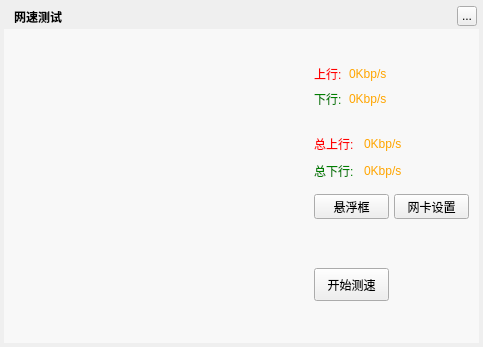
<?xml version="1.0" encoding="UTF-8"?>
<ui version="4.0">
 <class>MusicNetworkSpeedTestWidget</class>
 <widget class="QWidget" name="MusicNetworkSpeedTestWidget">
  <property name="geometry">
   <rect>
    <x>0</x>
    <y>0</y>
    <width>483</width>
    <height>347</height>
   </rect>
  </property>
  <property name="windowTitle">
   <string>网速测试</string>
  </property>
  <widget class="QLabel" name="background">
   <property name="geometry">
    <rect>
     <x>4</x>
     <y>4</y>
     <width>475</width>
     <height>339</height>
    </rect>
   </property>
   <property name="text">
    <string/>
   </property>
  </widget>
  <widget class="QLabel" name="topTitleName">
   <property name="geometry">
    <rect>
     <x>14</x>
     <y>4</y>
     <width>61</width>
     <height>25</height>
    </rect>
   </property>
   <property name="styleSheet">
    <string notr="true">color:&quot;#FFFFFF&quot;;font-weight:bold</string>
   </property>
   <property name="text">
    <string>网速测试</string>
   </property>
  </widget>
  <widget class="QToolButton" name="topTitleCloseButton">
   <property name="geometry">
    <rect>
     <x>457</x>
     <y>6</y>
     <width>20</width>
     <height>20</height>
    </rect>
   </property>
   <property name="text">
    <string>...</string>
   </property>
  </widget>
  <widget class="QLabel" name="loadingLabel">
   <property name="geometry">
    <rect>
     <x>41</x>
     <y>319</y>
     <width>220</width>
     <height>19</height>
    </rect>
   </property>
   <property name="text">
    <string/>
   </property>
  </widget>
  <widget class="QWidget" name="backgroundMask" native="true">
   <property name="geometry">
    <rect>
     <x>4</x>
     <y>29</y>
     <width>475</width>
     <height>314</height>
    </rect>
   </property>
   <property name="styleSheet">
    <string notr="true">background:rgba(255,255,255,150)</string>
   </property>
  </widget>
  <widget class="MusicSpeedMeterWidget" name="speedWidget" native="true">
   <property name="geometry">
    <rect>
     <x>34</x>
     <y>64</y>
     <width>250</width>
     <height>250</height>
    </rect>
   </property>
  </widget>
  <widget class="QLabel" name="uploadSpeedValue">
   <property name="geometry">
    <rect>
     <x>349</x>
     <y>64</y>
     <width>81</width>
     <height>20</height>
    </rect>
   </property>
   <property name="styleSheet">
    <string notr="true">color:orange</string>
   </property>
   <property name="text">
    <string>0Kbp/s</string>
   </property>
  </widget>
  <widget class="QPushButton" name="suspensionButton">
   <property name="geometry">
    <rect>
     <x>314</x>
     <y>194</y>
     <width>75</width>
     <height>25</height>
    </rect>
   </property>
   <property name="text">
    <string>悬浮框</string>
   </property>
  </widget>
  <widget class="QPushButton" name="testButton">
   <property name="geometry">
    <rect>
     <x>314</x>
     <y>268</y>
     <width>75</width>
     <height>33</height>
    </rect>
   </property>
   <property name="text">
    <string>开始测速</string>
   </property>
  </widget>
  <widget class="QLabel" name="uploadSpeedLabel">
   <property name="geometry">
    <rect>
     <x>314</x>
     <y>64</y>
     <width>35</width>
     <height>20</height>
    </rect>
   </property>
   <property name="styleSheet">
    <string notr="true">color:red</string>
   </property>
   <property name="text">
    <string>上行:</string>
   </property>
  </widget>
  <widget class="QLabel" name="downloadSpeedLabel">
   <property name="geometry">
    <rect>
     <x>314</x>
     <y>89</y>
     <width>35</width>
     <height>20</height>
    </rect>
   </property>
   <property name="styleSheet">
    <string notr="true">color:green</string>
   </property>
   <property name="text">
    <string>下行:</string>
   </property>
  </widget>
  <widget class="QLabel" name="downloadSpeedValue">
   <property name="geometry">
    <rect>
     <x>349</x>
     <y>89</y>
     <width>81</width>
     <height>20</height>
    </rect>
   </property>
   <property name="styleSheet">
    <string notr="true">color:orange</string>
   </property>
   <property name="text">
    <string>0Kbp/s</string>
   </property>
  </widget>
  <widget class="QLabel" name="uploadAllSpeedValue">
   <property name="geometry">
    <rect>
     <x>364</x>
     <y>134</y>
     <width>81</width>
     <height>20</height>
    </rect>
   </property>
   <property name="styleSheet">
    <string notr="true">color:orange</string>
   </property>
   <property name="text">
    <string>0Kbp/s</string>
   </property>
  </widget>
  <widget class="QLabel" name="uploadAllSpeedLabel">
   <property name="geometry">
    <rect>
     <x>314</x>
     <y>134</y>
     <width>51</width>
     <height>20</height>
    </rect>
   </property>
   <property name="styleSheet">
    <string notr="true">color:red</string>
   </property>
   <property name="text">
    <string>总上行:</string>
   </property>
  </widget>
  <widget class="QLabel" name="downloadAllSpeedValue">
   <property name="geometry">
    <rect>
     <x>364</x>
     <y>161</y>
     <width>81</width>
     <height>20</height>
    </rect>
   </property>
   <property name="styleSheet">
    <string notr="true">color:orange</string>
   </property>
   <property name="text">
    <string>0Kbp/s</string>
   </property>
  </widget>
  <widget class="QLabel" name="downloadAllSpeedLabel">
   <property name="geometry">
    <rect>
     <x>314</x>
     <y>161</y>
     <width>51</width>
     <height>20</height>
    </rect>
   </property>
   <property name="styleSheet">
    <string notr="true">color:green</string>
   </property>
   <property name="text">
    <string>总下行:</string>
   </property>
  </widget>
  <widget class="QPushButton" name="settingButton">
   <property name="geometry">
    <rect>
     <x>394</x>
     <y>194</y>
     <width>75</width>
     <height>25</height>
    </rect>
   </property>
   <property name="text">
    <string>网卡设置</string>
   </property>
  </widget>
  <zorder>background</zorder>
  <zorder>backgroundMask</zorder>
  <zorder>topTitleName</zorder>
  <zorder>topTitleCloseButton</zorder>
  <zorder>loadingLabel</zorder>
  <zorder>speedWidget</zorder>
  <zorder>uploadSpeedValue</zorder>
  <zorder>suspensionButton</zorder>
  <zorder>testButton</zorder>
  <zorder>uploadSpeedLabel</zorder>
  <zorder>downloadSpeedLabel</zorder>
  <zorder>downloadSpeedValue</zorder>
  <zorder>uploadAllSpeedValue</zorder>
  <zorder>uploadAllSpeedLabel</zorder>
  <zorder>downloadAllSpeedLabel</zorder>
  <zorder>downloadAllSpeedValue</zorder>
  <zorder>settingButton</zorder>
 </widget>
 <customwidgets>
  <customwidget>
   <class>MusicSpeedMeterWidget</class>
   <extends>QWidget</extends>
   <header>musicspeedmeterwidget.h</header>
   <container>1</container>
  </customwidget>
 </customwidgets>
 <resources/>
 <connections/>
</ui>
